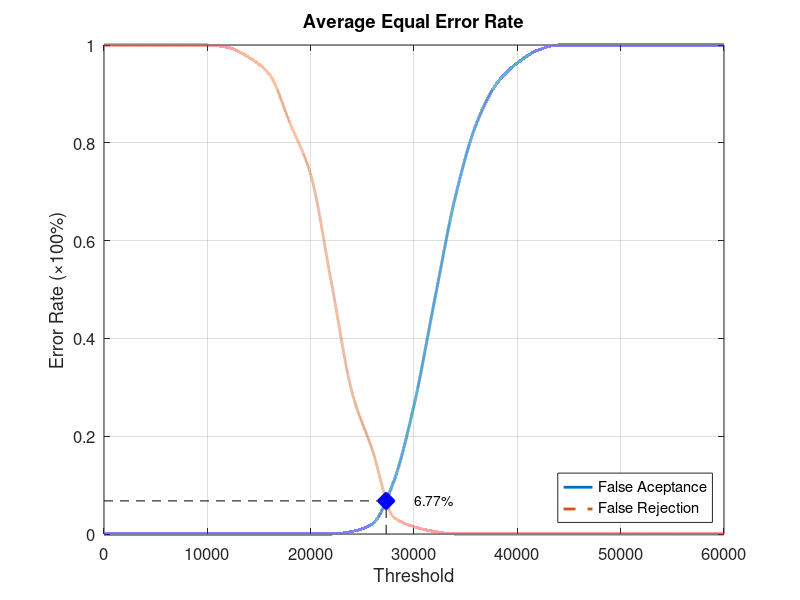
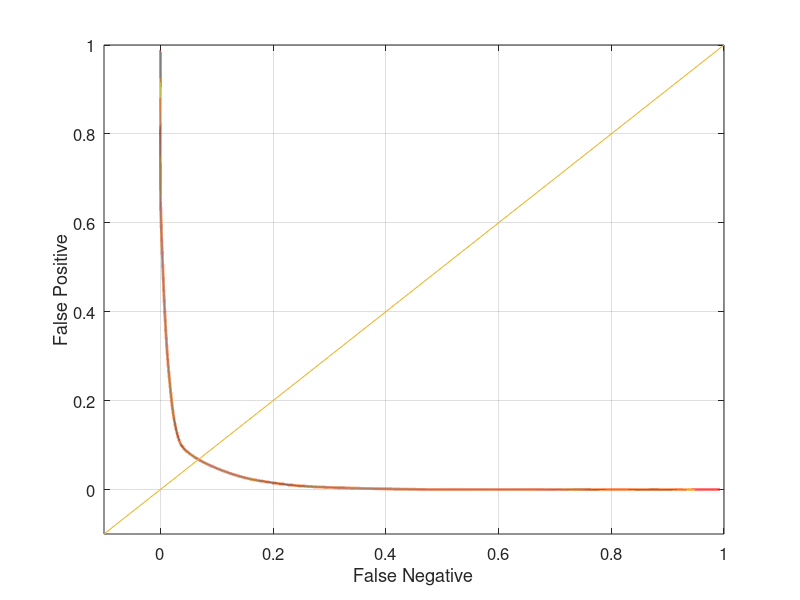

These figures' MATLAB source, in order:
function yEER = Database5_2
close all;
clear;
clc;
x = 0:2000:60000;
xq = 0:0.5:60000;

y0 = [0 0 0 0 0 0 0 0 0 0 0 0 0.00526316 0.0210526 0.105263 0.263158 0.478947 0.689474 0.836842 0.921053 0.963158 0.989474 1 1 1 1 1 1 1 1 1];
yy0 = interp1(x, y0, xq, 'pchip');
y1 = [1 1 1 1 1 1 0.995 0.975 0.94 0.84 0.735 0.515 0.29 0.17 0.035 0.015 0.005 0 0 0 0 0 0 0 0 0 0 0 0 0 0];
yy1 = interp1(x, y1, xq, 'pchip');

% Calculating EER: 
y2 = abs(y0 - y1);
find(y2 == min(y2))
yy2 = abs(yy0 - yy1);
xEER = find(yy2 == min(yy2));
xEERIndex = xq(xEER) % X-axis EER
yEER = yy0(xEER) % Y-axis EER

main = figure
plot(xq, yy0,'-','LineWidth', 2);	hold on
plot(xq, yy1,'--','LineWidth', 2);	hold on
plot([xEERIndex xEERIndex], [0 yEER], 'k--');	hold on
plot([0 xEERIndex], [yEER yEER], 'k--');	hold on
plot(xEERIndex, yEER, 'bx', 'LineWidth', 10);	hold on
text(xEERIndex + 10 * xEERIndex / 100, yEER, [num2str(round((10000 * yEER)) / 100) '%'])
legend('False Aceptance', 'False Rejection', 'Location', 'SouthEast')
xlabel('Threshold')
ylabel('Error Rate (\times100%)')
title('Average Equal Error Rate')
set(gca, 'FontSize', 12)
axis([0 60000 0 1])
grid on

print(main, 'Database5_2Main', '-dpng');
FNRxFPR = figure('Color', [1 1 1]);
plot(yy1, yy0, '-', yy1, yy0, 'LineWidth', 2);
hold on
y = -0.1:0.1:1
plot(y, y); 
set(gca, 'FontSize', 12)
xlabel('False Negative')
ylabel('False Positive')
axis([-0.1 1 -0.1 1])
set(gca, 'FontSize', 12)
grid on

print(FNRxFPR, 'Database5_2FNRxFPR','-dpng');
end
